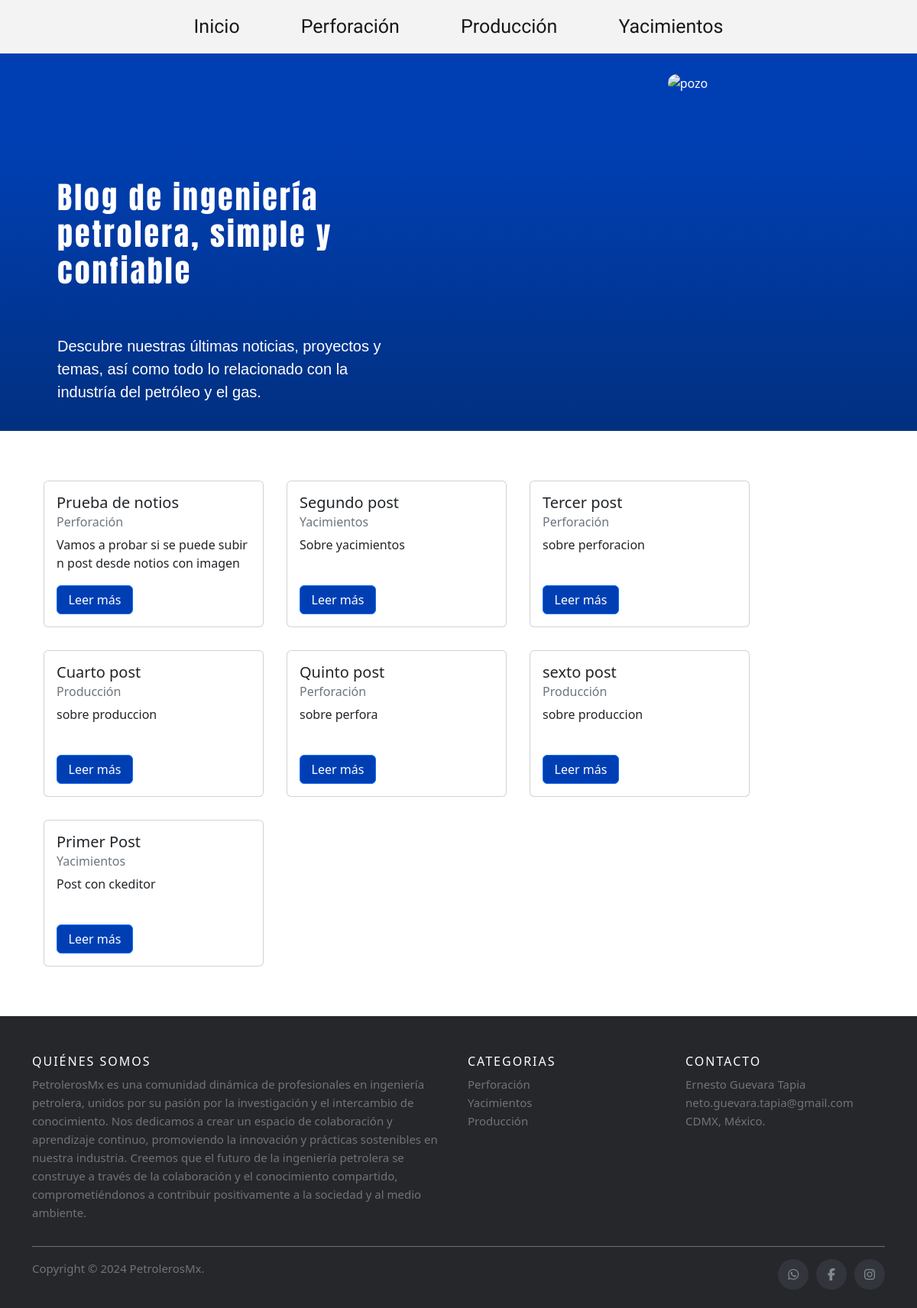
Before: / with the older database file.
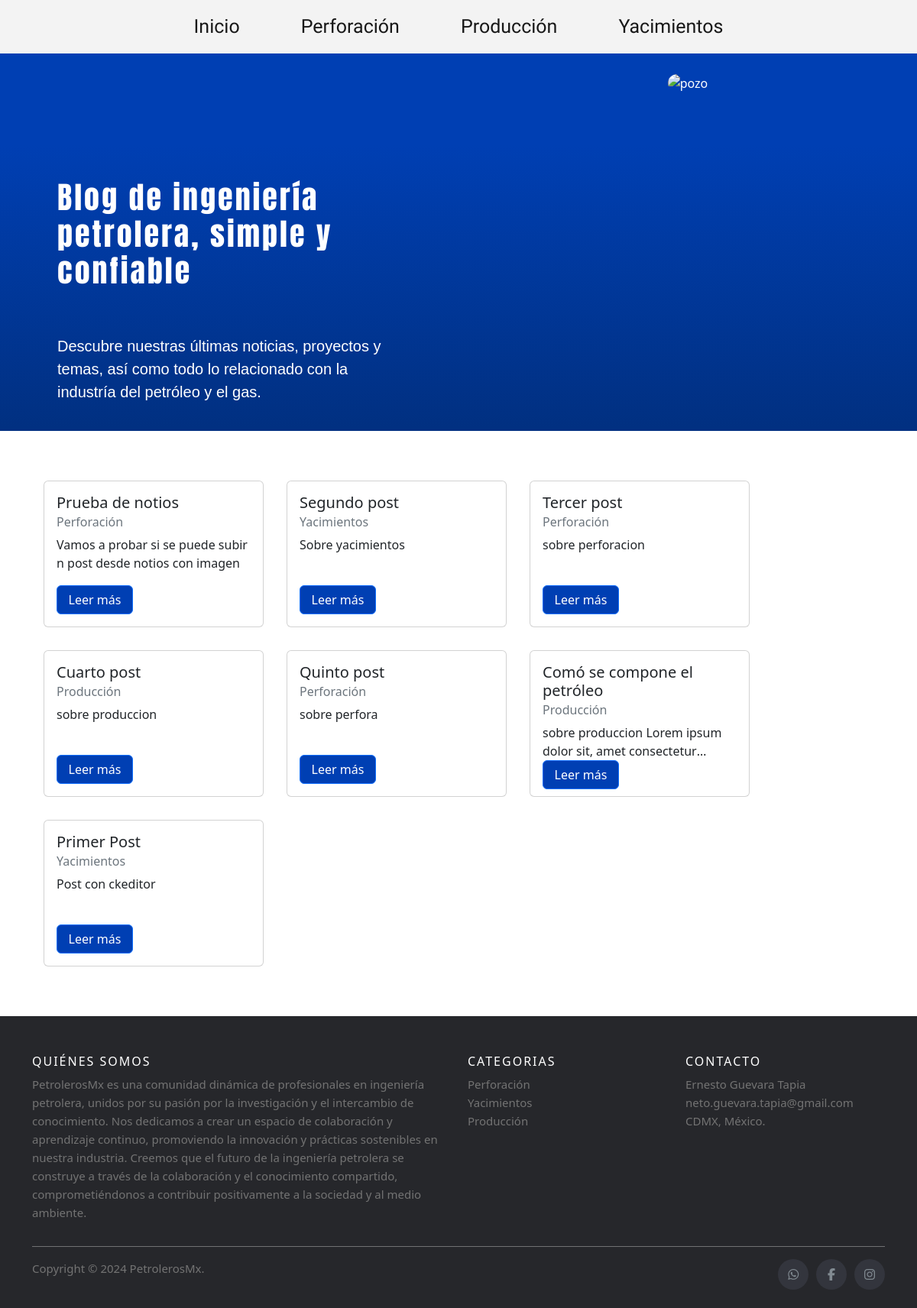
After: the same page with the newer database file.
### blog/models.py (models this page shows, shortened)
class Post(models.Model):
    titulo = models.CharField('Titulo', max_length = 90, null = False, blank = False)
    slug = models.SlugField('Slug', unique = True, null = True, blank = True)
    descripcion = models.CharField('Descripción', max_length = 110, null = False, blank = False)
    contenido = RichTextField('Contenido', null = False, blank = False)
    imagen = models.ImageField('Imagen', null = True, blank = True)
    autor = models.ForeignKey(Autor, on_delete = models.CASCADE)
    categoria = models.ForeignKey(Categoria, on_delete = models.CASCADE)
    estado = models.BooleanField('Publicado/No publicado', default = True)
    fecha_creacion = models.DateField('Fecha de creación', auto_now = False, auto_now_add = True)
    class Meta:
        verbose_name = 'Post'
        verbose_name_plural = 'Posts'
        ordering = ['-fecha_creacion']

class Categoria(models.Model):
    nombre = models.CharField('Nombre de la Categoría', max_length = 100, null = True, blank = False)
    descripcion = models.CharField('Meta descripción', max_length = 160, null= True, blank= True)
    estado = models.BooleanField('Activada/No activada', default = True)
    fecha_creacion = models.DateField('Fecha de creación', auto_now = False, auto_now_add = True)
    class Meta:
        verbose_name = 'Categoría'
        verbose_name_plural = 'Categorias'
    def __str__(self):
        return self.nombre

### blog/views.py (the view)
# urls.py: path('', IndexView.as_view(), name='index'),
class IndexView(ListView):
    model = Post
    template_name = 'index.html'
    context_object_name = 'post_aprobados'
    def get_queryset(self):
        post_aprobados = Post.objects.filter(estado = True)
        return post_aprobados

### blog/templates/index.html (shortened to what the changed rows need)
<!DOCTYPE html>
<html lang="es">
<head>
    <link href="https://cdn.jsdelivr.net/npm/bootstrap@5.2.3/dist/css/bootstrap.min.css" rel="stylesheet"
>
    <link rel="stylesheet" href="/static/css/footer.css">
</head>
<body>
    <main class="main">
        <div class="description">
            <div class="cubo">
                <h1>{% block encabezado %}Blog de ingeniería petrolera, simple y confiable {% endblock %}</h1>
            </div>
        </div>
    </main>
    <section class="articles">
        <div class="container">
            {% if post_aprobados %}
            {% for post in post_aprobados%}
            <div class="card" style="width: 18rem; height: 12rem; display: flex; flex-direction: column;">
                <div class="card-body d-flex flex-column" style="height: 100%;">
                    <div style="flex: 1;">
                        <h5 class="card-title">{{post.titulo}}</h5>
                        <h6 class="card-subtitle mb-2 text-muted" style="text-transform: capitalize;">{{post.categoria}}</h6>
                        <p class="card-text" style="display: -webkit-box; -webkit-box-orient: vertical; -webkit-line-clamp: 2; overflow: hidden;">
                            {{post.descripcion}}
                        </p>
                    </div>
                    <a href="{% url 'post' post.categoria post.slug %}" class="btn btn-primary mt-auto" style="width: 100px;">Leer más</a>
                </div>
            </div>
            {% endfor %}
            {% else %}
            <h5>No hay posts</h5>
            {% endif %}
        </div>
    </section>
</body>
</html>

Changed rows visible on the page:
changed Post: titulo "sexto post" → "Comó se compone el petróleo"; descripcion "sobre produccion" → "sobre produccion Lorem ipsum dolor sit, amet…"
